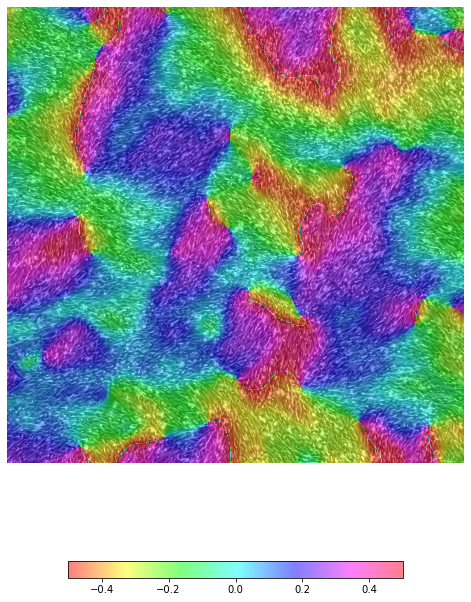
#> input picture data/savefiles/Ph-with-Phase-1.png, 471 x 602 px, given in place of NSC-Ph-1.tif, which was not available
$ python TensorMethod_multi.py
#> lines starting #> are read from the running program, lines starting #| are printed output that depends on the picture; pictures that were not available may be replaced by others from this repository, and a replacement may not be noted

#%%
import numpy as np
import matplotlib.pyplot as plt
import pandas as pd
from skimage import io
from scipy import ndimage as ndi
from skimage.feature import peak_local_max


# Pixel size of bluring kernel. Typically set at about 5 cell size.
sigma=40.0

# Threshold used for peak_local_max in detecting topological defects from chargedensity. Change if too many or too less defects are detected.
defthres=0.3

# Output figure size
fs=12

range_of_file_numbering=range(1,4) # Change this to the range of file numbers you want to process
pdefect_number,mdefect_number,average_coherence=[],[],[]

#%%
for i in range_of_file_numbering:
    # Read image and normalize
    filename = f'./data/NSC-Ph-{str(i)}.tif' #specifying file name

    I=np.float32(io.imread(filename))
    I=(I-np.min(I))/(np.max(I)-np.min(I))

    # Using tensor method to calculate the phase
    Ix = I[2:,1:-1]-I[0:-2,1:-1]
    Iy = I[1:-1,2:]-I[1:-1,0:-2]

    # Making tensor by & bluring with Gaussian filter
    Gxx = ndi.gaussian_filter((Ix*Ix),sigma=sigma);
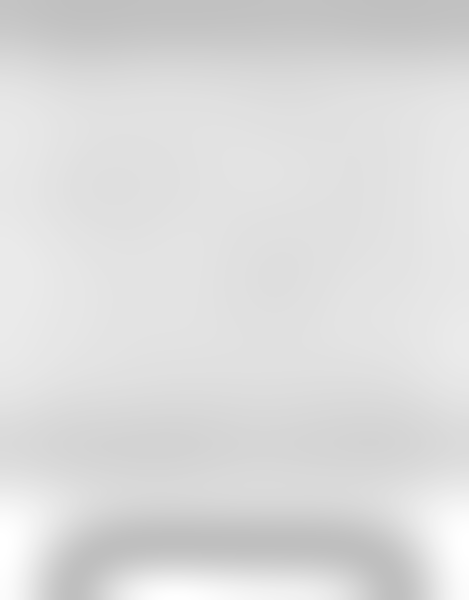
#> Gxx: shape (600, 469, 4) float32; mean R, G, B, A 0.0172, 0.0172, 0.0172, 0.0172; transparent parts drawn white
    Gxy = ndi.gaussian_filter((Ix*Iy),sigma=sigma);
    Gyy = ndi.gaussian_filter((Iy*Iy),sigma=sigma);

    # Calculating coherence (the "amplitude" of nematic order) and phase (angle)
    coh=((Gxx-Gyy)*(Gxx-Gyy)+4*Gxy*Gxy)/((Gxx+Gyy)*(Gxx+Gyy));
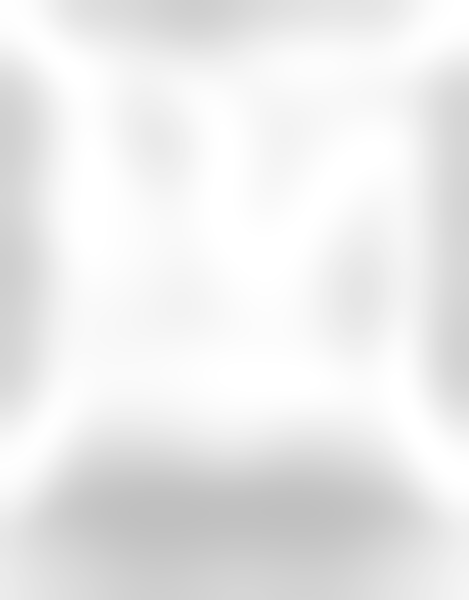
#> coh: shape (600, 469, 4) float32; mean R, G, B, A 0.102, 0.102, 0.102, 0.102; transparent parts drawn white
    phi=np.arctan2(2*Gxy,Gxx-Gyy)/np.pi/2
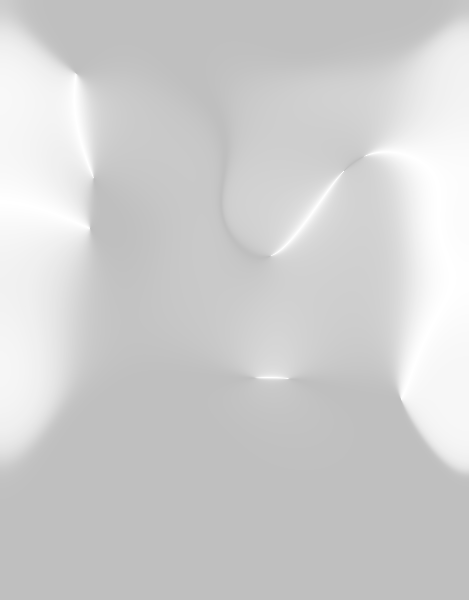
#> phi: shape (600, 469, 4) float32; mean R, G, B, A 0.0088, 0.0088, 0.0088, 0.0088; transparent parts drawn white

    # Reconstructing tensor with amplitude set to 1
    GGxx=np.sin(phi*np.pi)**2 - 0.5
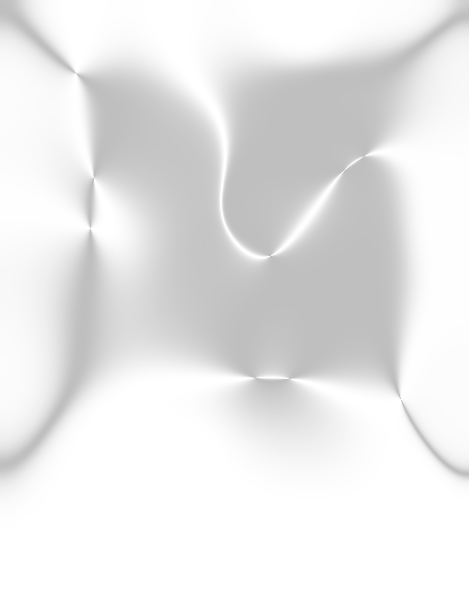
#> GGxx: shape (600, 469, 4) float32; mean R, G, B, A -0.142, -0.142, -0.142, -0.142; transparent parts drawn white
    GGyy=np.cos(phi*np.pi)**2 - 0.5
    GGxy=np.cos(phi*np.pi)*np.sin(phi*np.pi)
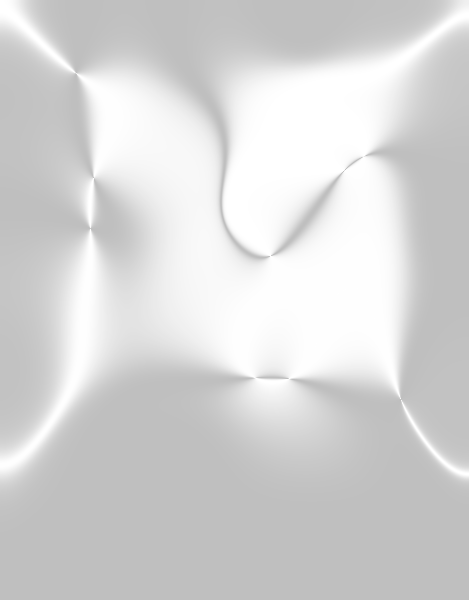
#> GGxy: shape (600, 469, 4) float32; mean R, G, B, A 0.0517, 0.0517, 0.0517, 0.0517; transparent parts drawn white

    # Calculating charge density to identify the position of topological defects
    divXXX=GGxx[2:,1:-1]-GGxx[0:-2,1:-1]
    divXYY=GGxy[1:-1,2:]-GGxy[1:-1,0:-2]
    divXYX=GGxy[2:,1:-1]-GGxy[0:-2,1:-1]
    divXXY=GGxx[1:-1,2:]-GGxx[1:-1,0:-2]
    chargedensity=(divXXX*divXYY - divXYX*divXXY)

    #%%
    # Show image with detected angle of alignment
    # Angle is from -0.5 to 0.5 (corresponding to -pi/2 to pi/2 where 0 is the x-axis)
    plt.figure(figsize=(fs,fs))
    plt.imshow(I,cmap='gray',vmin=0.0,vmax=0.3)
    plt.imshow(phi,cmap=plt.cm.hsv,alpha=0.5)
    plt.colorbar(orientation='horizontal',shrink=0.5)
    plt.axis('off')

    plt.savefig(f'./data/savefiles/Ph-with-Phase-{str(i)}.png',bbox_inches='tight')
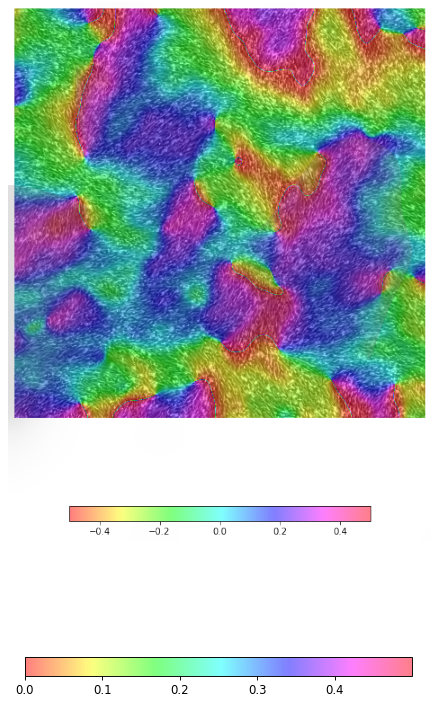
#> figure drawn by matplotlib, 2 panels

    #%%
    # Show coherence
    plt.figure(figsize=(fs,fs))
    plt.imshow(I, cmap=plt.cm.gray,vmin=0.0,vmax=0.3)
    plt.imshow(coh,cmap='Greens',alpha=0.7)
    plt.axis('off')

    #%%
    # Plotting topological defects
    plt.figure(figsize=(fs,fs));
    plt.axis('off')
    plt.imshow(I, cmap=plt.cm.gray,vmin=0.0,vmax=0.3)
    # Plus 1/2 toplogical defects
    arrP=peak_local_max(-chargedensity, threshold_abs=defthres)
#> arrP = [[177, 92, 2], [254, 269, 2], [377, 288, 2]]
    plt.plot(arrP[:,1],arrP[:,0],'ro',ms=10,alpha=0.7)
    # Minus 1/2 toplogical defects
    arrM=peak_local_max(chargedensity, threshold_abs=defthres)
#> arrM = [[227, 89, 1], [72, 74, 1], [169, 342, 1]]
    plt.plot(arrM[:,1],arrM[:,0],'bo',ms=10,alpha=0.7)

    plt.savefig(f'./data/savefiles/Ph-with-Defects-{str(i)}.png',bbox_inches='tight')
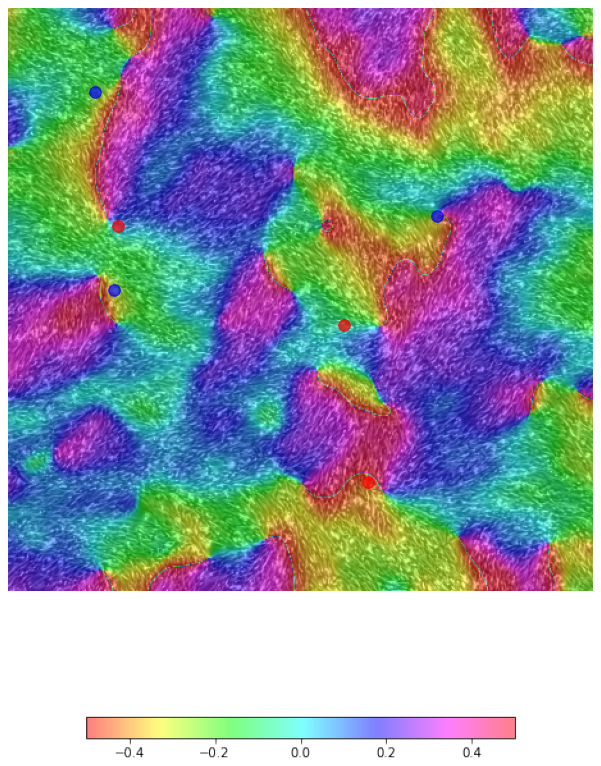
#> figure drawn by matplotlib, 1 panel

    pdefect_number.append(len(arrP))
    mdefect_number.append(len(arrM))
    average_coherence.append(np.mean(coh))
#> pass 2 of the loop `for i in range_of_file_numbering:`:
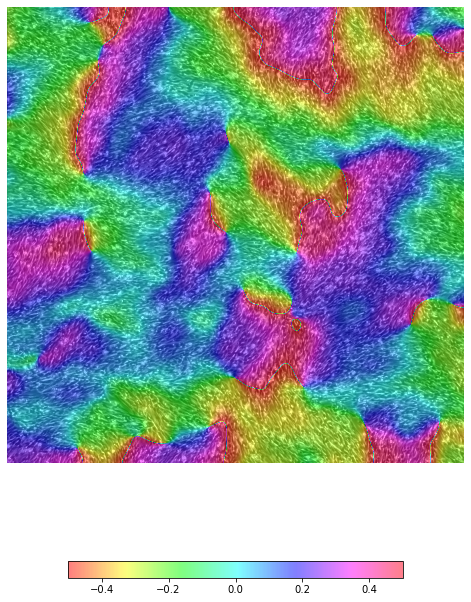
#> input picture data/savefiles/Ph-with-Phase-2.png, 471 x 602 px, given in place of NSC-Ph-2.tif, which was not available
#> `plt.savefig(f'./data/savefiles/Ph-with-Phase-{str(i)}.png',bbox_inches..`:
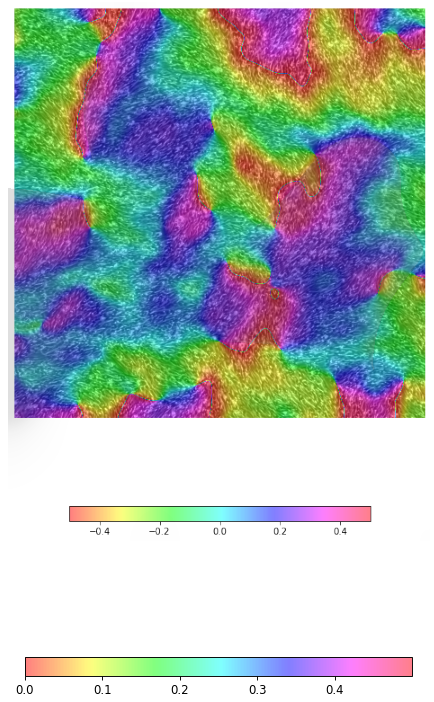
#> figure drawn by matplotlib, 2 panels
#> arrP = [[248, 273, 2]]
#> arrM = [[81, 81, 2], [220, 89, 2], [377, 244, 1], [413, 408, 1]]
#> `plt.savefig(f'./data/savefiles/Ph-with-Defects-{str(i)}.png',bbox_inch..`:
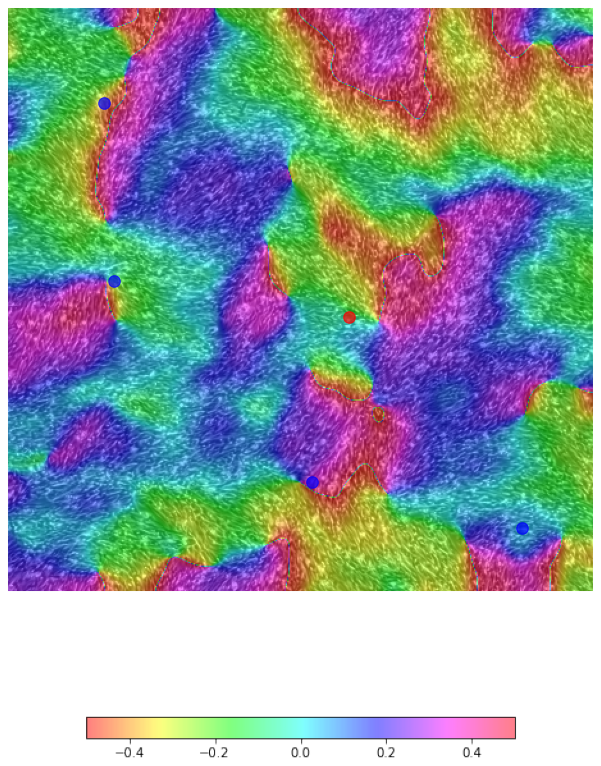
#> figure drawn by matplotlib, 1 panel
# %%

save_csv=pd.DataFrame({'frame':np.array(range_of_file_numbering),'pdefect_number':pdefect_number,'mdefect_number':mdefect_number,'average_coherence':average_coherence})
#> save_csv = table of 3 rows and 4 columns
save_csv.to_csv(f'./data/savefiles/timecourse.csv',index=False)
# %%
